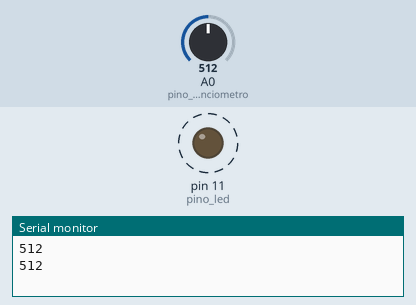
Bench run of a sketch on a simulated Arduino Uno, built with avr-gcc and run on an emulated ATmega328P. Parts: output pins drawn as LEDs (lit = HIGH), the last lines printed to the serial monitor. Dashed ring = blinking. Inputs (shaded band) come from the test bench; at power-on: A0 (pino_potenciometro) = 512.

Above: at 1.8 s.
1.9 s: A0 (pino_potenciometro) set to 306
At 2.2 s:
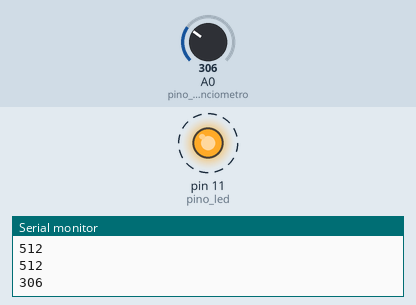
5.4 s: A0 (pino_potenciometro) set to 122
At 5.56 s:
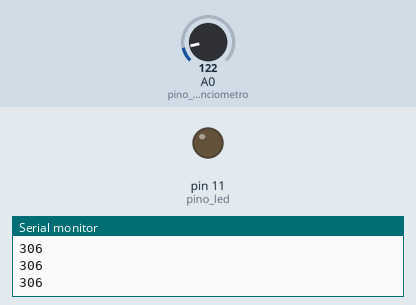
Timing chart, 0 to 14.9 s (numbered marks = the images above; inputs shaded):
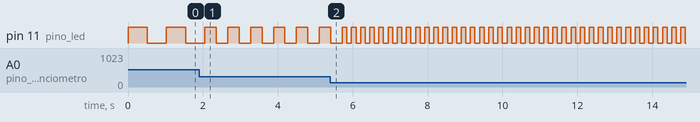

Measured:
- after the input at 1.9 s, pin 11 (pino_led): alternates HIGH for 0.31 s and LOW for 0.31 s, starting after 0.46 s
- by itself, pin 11 (pino_led): alternates HIGH for 0.51 s and LOW for 0.51 s

The sketch:

13.LED_que_pisca.ino
```cpp
/*******************************************************************************
* RoboCore Arduino Pocket Kit - Pisca-Pisca
* Usar um potenciômetro para controlar o período com que um LED pisca.
*******************************************************************************/

const int pino_potenciometro = A0; // pino onde o pontenciômetro está conectado
const int pino_led = 11; // pino onde o LED está conectado
int leitura = 0; // variável para armazenar o valor lido pelo ADC

void setup() {
  Serial.begin(9600);
  pinMode(pino_potenciometro, INPUT); // configura o pino com potenciômetro como entrada
  pinMode(pino_led, OUTPUT); // configura o pino com o LED como saída
}

void loop() {
  // le o valor de tensão no pino do potenciômetro
  leitura = analogRead(pino_potenciometro);
  Serial.println(leitura);

  digitalWrite(pino_led, HIGH); // Aciona o LED
  delay(leitura); // Aguarda o valor lido no pino do potenciômetro em milissegundos
  digitalWrite(pino_led, LOW); // Apaga o LED
  delay(leitura); // Aguarda o valor lido no pino do potenciômetro em milissegundos
}
```
